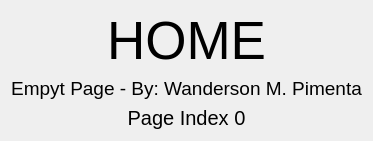
                  <widget class="QWidget" name="page_home">
                   <layout class="QVBoxLayout" name="verticalLayout_10">
                    <item>
                     <widget class="QLabel" name="label_6">
                      <property name="font">
                       <font>
                        <family>Segoe UI</family>
                        <pointsize>40</pointsize>
                       </font>
                      </property>
                      <property name="styleSheet">
                       <string notr="true"/>
                      </property>
                      <property name="text">
                       <string>HOME</string>
                      </property>
                      <property name="alignment">
                       <set>Qt::AlignCenter</set>
                      </property>
                     </widget>
                    </item>
                    <item>
                     <widget class="QLabel" name="label">
                      <property name="font">
                       <font>
                        <family>Segoe UI</family>
                        <pointsize>14</pointsize>
                       </font>
                      </property>
                      <property name="text">
                       <string>Empyt Page - By: Wanderson M. Pimenta</string>
                      </property>
                      <property name="alignment">
                       <set>Qt::AlignCenter</set>
                      </property>
                     </widget>
                    </item>
                    <item>
                     <widget class="QLabel" name="label_7">
                      <property name="font">
                       <font>
                        <family>Segoe UI</family>
                        <pointsize>15</pointsize>
                       </font>
                      </property>
                      <property name="text">
                       <string>Page Index 0</string>
                      </property>
                      <property name="alignment">
                       <set>Qt::AlignCenter</set>
                      </property>
                     </widget>
                    </item>
                   </layout>
                  </widget>
